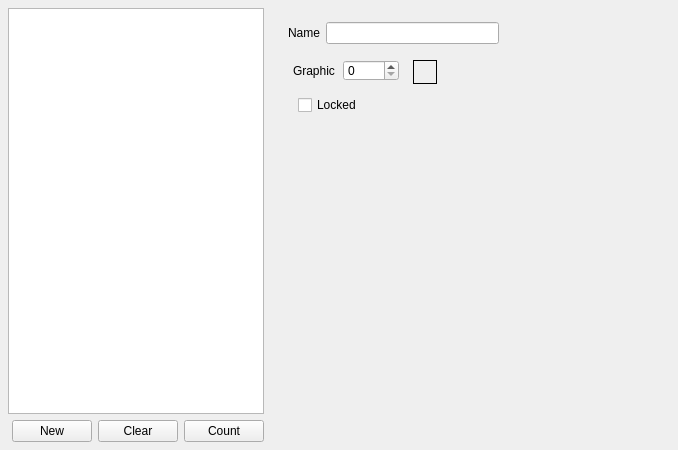
<?xml version="1.0" encoding="UTF-8"?>
<ui version="4.0">
 <class>WorldMapWidget</class>
 <widget class="QWidget" name="WorldMapWidget">
  <property name="geometry">
   <rect>
    <x>0</x>
    <y>0</y>
    <width>678</width>
    <height>450</height>
   </rect>
  </property>
  <property name="windowTitle">
   <string>World Map</string>
  </property>
  <layout class="QHBoxLayout" name="horizontalLayout_3" stretch="0,0">
   <property name="sizeConstraint">
    <enum>QLayout::SizeConstraint::SetMinimumSize</enum>
   </property>
   <property name="leftMargin">
    <number>0</number>
   </property>
   <property name="topMargin">
    <number>0</number>
   </property>
   <property name="rightMargin">
    <number>0</number>
   </property>
   <property name="bottomMargin">
    <number>0</number>
   </property>
   <item>
    <layout class="QVBoxLayout" name="worldMapVList" stretch="0,0">
     <property name="sizeConstraint">
      <enum>QLayout::SizeConstraint::SetMinimumSize</enum>
     </property>
     <property name="leftMargin">
      <number>8</number>
     </property>
     <property name="topMargin">
      <number>8</number>
     </property>
     <property name="rightMargin">
      <number>8</number>
     </property>
     <property name="bottomMargin">
      <number>8</number>
     </property>
     <item>
      <widget class="QListWidget" name="worldMapList">
       <property name="sizePolicy">
        <sizepolicy hsizetype="MinimumExpanding" vsizetype="Expanding">
         <horstretch>0</horstretch>
         <verstretch>0</verstretch>
        </sizepolicy>
       </property>
      </widget>
     </item>
     <item>
      <layout class="QHBoxLayout" name="worldMapLButtons">
       <item>
        <spacer name="horizontalSpacer">
         <property name="orientation">
          <enum>Qt::Orientation::Horizontal</enum>
         </property>
         <property name="sizeHint" stdset="0">
          <size>
           <width>40</width>
           <height>20</height>
          </size>
         </property>
        </spacer>
       </item>
       <item>
        <widget class="QPushButton" name="worldMapLNewButton">
         <property name="maximumSize">
          <size>
           <width>80</width>
           <height>24</height>
          </size>
         </property>
         <property name="text">
          <string>New</string>
         </property>
        </widget>
       </item>
       <item>
        <widget class="QPushButton" name="worldMapLClearButton">
         <property name="maximumSize">
          <size>
           <width>80</width>
           <height>24</height>
          </size>
         </property>
         <property name="text">
          <string>Clear</string>
         </property>
        </widget>
       </item>
       <item>
        <widget class="QPushButton" name="worldMapLCountButton">
         <property name="maximumSize">
          <size>
           <width>80</width>
           <height>24</height>
          </size>
         </property>
         <property name="text">
          <string>Count</string>
         </property>
        </widget>
       </item>
      </layout>
     </item>
    </layout>
   </item>
   <item>
    <widget class="QWidget" name="widget" native="true">
     <property name="sizePolicy">
      <sizepolicy hsizetype="Expanding" vsizetype="Expanding">
       <horstretch>0</horstretch>
       <verstretch>0</verstretch>
      </sizepolicy>
     </property>
     <property name="minimumSize">
      <size>
       <width>400</width>
       <height>450</height>
      </size>
     </property>
     <property name="baseSize">
      <size>
       <width>800</width>
       <height>400</height>
      </size>
     </property>
     <widget class="QWidget" name="gridLayoutWidget">
      <property name="geometry">
       <rect>
        <x>10</x>
        <y>15</y>
        <width>211</width>
        <height>36</height>
       </rect>
      </property>
      <layout class="QGridLayout" name="gridLayout">
       <item row="0" column="0">
        <widget class="QLabel" name="label_2">
         <property name="text">
          <string>Name</string>
         </property>
        </widget>
       </item>
       <item row="0" column="1">
        <layout class="QHBoxLayout" name="horizontalLayout_4">
         <item>
          <widget class="QLineEdit" name="nameLineEdit"/>
         </item>
        </layout>
       </item>
      </layout>
     </widget>
     <widget class="QLabel" name="label_6">
      <property name="geometry">
       <rect>
        <x>15</x>
        <y>60</y>
        <width>49</width>
        <height>21</height>
       </rect>
      </property>
      <property name="text">
       <string>Graphic</string>
      </property>
     </widget>
     <widget class="QSpinBox" name="graphicSpinBox">
      <property name="geometry">
       <rect>
        <x>65</x>
        <y>60</y>
        <width>56</width>
        <height>21</height>
       </rect>
      </property>
      <property name="maximumSize">
       <size>
        <width>60</width>
        <height>16777215</height>
       </size>
      </property>
     </widget>
     <widget class="QFrame" name="previewFrame">
      <property name="geometry">
       <rect>
        <x>135</x>
        <y>60</y>
        <width>24</width>
        <height>24</height>
       </rect>
      </property>
      <property name="autoFillBackground">
       <bool>false</bool>
      </property>
      <property name="frameShape">
       <enum>QFrame::Shape::Box</enum>
      </property>
      <property name="frameShadow">
       <enum>QFrame::Shadow::Plain</enum>
      </property>
     </widget>
     <widget class="QCheckBox" name="lockedCheckBox">
      <property name="geometry">
       <rect>
        <x>20</x>
        <y>95</y>
        <width>75</width>
        <height>20</height>
       </rect>
      </property>
      <property name="text">
       <string>Locked</string>
      </property>
     </widget>
    </widget>
   </item>
  </layout>
 </widget>
 <resources/>
 <connections/>
</ui>
